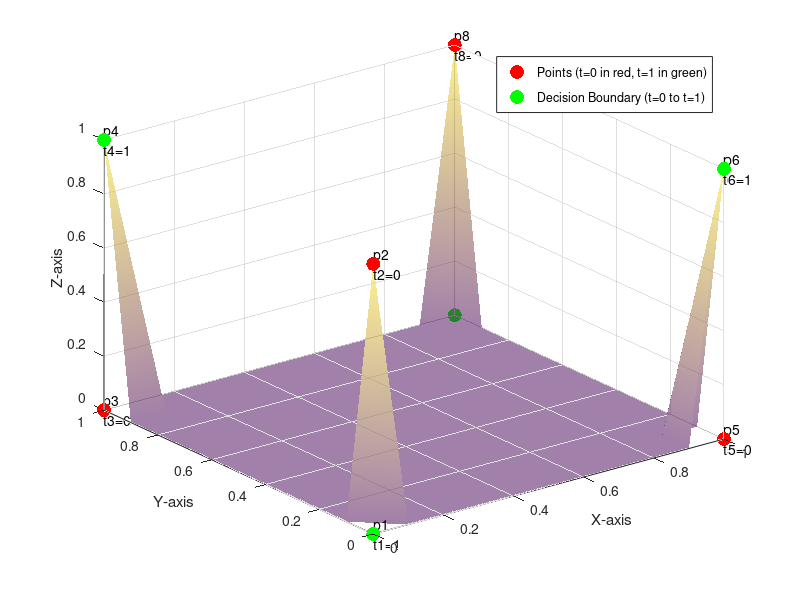

The MATLAB script that drew this image:
% Define the points
p1 = [0, 0, 0];
p2 = [0, 0, 1];
p3 = [0, 1, 0];
p4 = [0, 1, 1];
p5 = [1, 0, 0];
p6 = [1, 0, 1];
p7 = [1, 1, 0];
p8 = [1, 1, 1];

% Define the associated values
t1 = 1;
t2 = 0;
t3 = 0;
t4 = 1;
t5 = 0;
t6 = 1;
t7 = 1;
t8 = 0;

% Extract x, y, and z coordinates of all points
points = [p1; p2; p3; p4; p5; p6; p7; p8];
x = points(:, 1);
y = points(:, 2);
z = points(:, 3);

% Create a figure
fig = figure;

% Initialize arrays to store indices for t=0 and t=1
idx_t0 = [];
idx_t1 = [];

% Determine the indices for t=0 and t=1
for i = 1:length(points)
    if eval(['t' num2str(i)]) == 0
        idx_t0 = [idx_t0 i];
    else
        idx_t1 = [idx_t1 i];
    end
end

% Plot the points for t=0 with red color
scatter3(x(idx_t0), y(idx_t0), z(idx_t0), 100, 'r', 'filled');
hold on;

% Plot the points for t=1 with green color
scatter3(x(idx_t1), y(idx_t1), z(idx_t1), 100, 'g', 'filled');

% Create a grid of points for the decision boundary
[X, Y] = meshgrid(0:0.1:1, 0:0.1:1);
Z = zeros(size(X));  % Initialize Z values for the boundary

% Set Z values to 1 in the region where t is 1
Z(X == 0 & Y == 0) = 1;
Z(X == 0 & Y == 1) = 1;
Z(X == 1 & Y == 0) = 1;
Z(X == 1 & Y == 1) = 1;

% Plot the decision boundary as a surface
surf(X, Y, Z, 'FaceAlpha', 0.5, 'EdgeColor', 'none', 'FaceColor', 'interp');

% Annotate the points with their coordinates and associated t values
for i = 1:length(points)
    text(points(i, 1), points(i, 2), points(i, 3), sprintf('p%d\nt%d=%d', i, i, eval(['t' num2str(i)])), 'FontSize', 10, 'Color', 'k');
end

% Add labels
xlabel('X-axis');
ylabel('Y-axis');
zlabel('Z-axis');

% Display the plot
legend('Points (t=0 in red, t=1 in green)', 'Decision Boundary (t=0 to t=1)');
grid on;
hold off;
